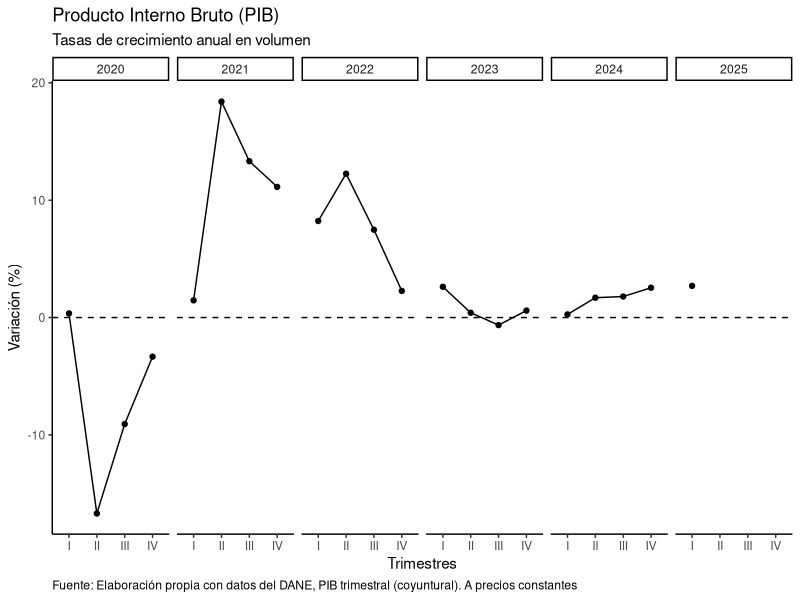
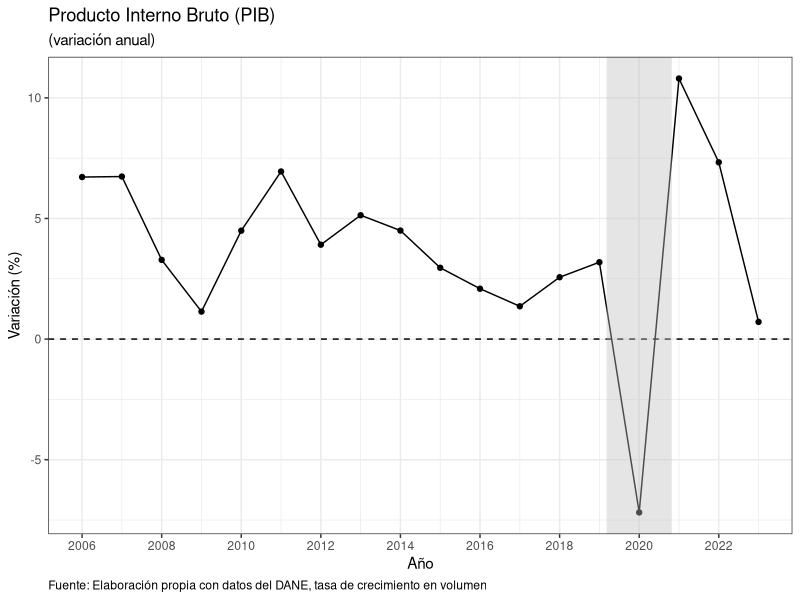

Write R code to recreate these figures, in order.
## ---- chunk 1

library(readxl)
library(tidyverse)

## ---- chunk 2

# Original quarterly data

df1 = readxl::read_excel("anex-ProduccionConstantes-Itrim2025.xlsx",
                         sheet = "Cuadro 1",
                         range = "C45:CF62",
                         col_names = FALSE)

# Annual data

df2 = readxl::read_excel("anex-CuentasNalANuales-AgreMacroeconomicos-2023p.xlsx",
                         sheet = "Cuadro 2",
                         range = "E165:X269",
                         col_names = FALSE)

## ---- chunk 3

# Quarterly

df1[1, 1] = "Año"
df1[2, 1] = "Trimestre"

# Annual

df2[1, 1] = "Año"
df2[1, 20] = "2023"
## ---- chunk 4

# We transform all columns to character in df2

df2 = df2 |> 
  dplyr::mutate_if(is.numeric, as.character)
## ---- chunk 5

# Quarterly

df1 = df1 |>
  tidyr::pivot_longer(cols = 6:82) |>
  tidyr::fill(value) |>
  tidyr::pivot_wider(names_from = 1,
                     values_from = value) |>
  dplyr::select(Año:`Producto Interno Bruto`)

## ---- chunk 6

# Annual

df2 = df2 |>
  tidyr::pivot_longer(cols = 3:20) |>
  tidyr::pivot_wider(names_from = 1,
                     values_from = value,
                     values_fn = list) |>
  dplyr::select(Año, `Producto interno bruto`)

## ---- chunk 7

# We transform the variables to numeric in the quarterly data

df1 = df1 |>
  dplyr::mutate_at(vars(4:18), as.numeric)

## ---- chunk 8

# Please notice that some years have strings, so we need to replace them first

años = df1 |>
  dplyr::distinct(Año)

años$Año

## ---- chunk 9

# Now we transform the "string" format of years to "numeric"

df1 = df1 |>
  dplyr::mutate(
    Año =  stringr::str_remove_all(Año, "[pr]"),
    Año = as.numeric(Año))

glimpse(df1)

## ---- chunk 10

# We transform all columns to numeric in df2

df2 = df2 |>
  dplyr::mutate_at(vars(1:2), as.numeric)

df2
## ---- chunk 11

# We filter quarterly data from 2020

df1 = df1 |>
  dplyr::filter(Año >= 2020)

## ---- chunk 12

dashline = 0   # Baseline

df1 |> 
  ggplot(aes(x = Trimestre, y = `Producto Interno Bruto`, group = 1)) +
  geom_point() +
  geom_line() +
  geom_hline(yintercept = dashline, color = "black", linewidth = 0.5, linetype = 2) +
  facet_grid( . ~ Año) +
  theme_classic() +
  labs(title = "Producto Interno Bruto (PIB)",
       subtitle = "Tasas de crecimiento anual en volumen",
       x = "Trimestres",
       y = "Variación (%)",
       caption = "Fuente: Elaboración propia con datos del DANE, PIB trimestral (coyuntural). A precios constantes") +
  theme(plot.caption.position = "panel",
        plot.caption = element_text(hjust = 0))

## ---- chunk 13

dashline = 0       # Baseline
shadedarea = 2020  # Year of interest

df2 |> 
  ggplot(aes(x = Año, y = `Producto interno bruto`)) +
  geom_point() +
  geom_line() +
  geom_hline(yintercept = dashline, color = "black", linewidth = 0.5, linetype = 2) +
  geom_vline(xintercept = shadedarea, col = "grey", linewidth = 22, alpha = 0.4) +
  scale_x_continuous(breaks = seq(2006, 2024, by = 2)) +
  theme_bw() +
  labs(title = "Producto Interno Bruto (PIB)",
       subtitle = "(variación anual)",
       x = "Año",
       y = "Variación (%)",
       caption = "Fuente: Elaboración propia con datos del DANE, tasa de crecimiento en volumen") +
  theme(plot.caption.position = "panel",
        plot.caption = element_text(hjust = 0))

